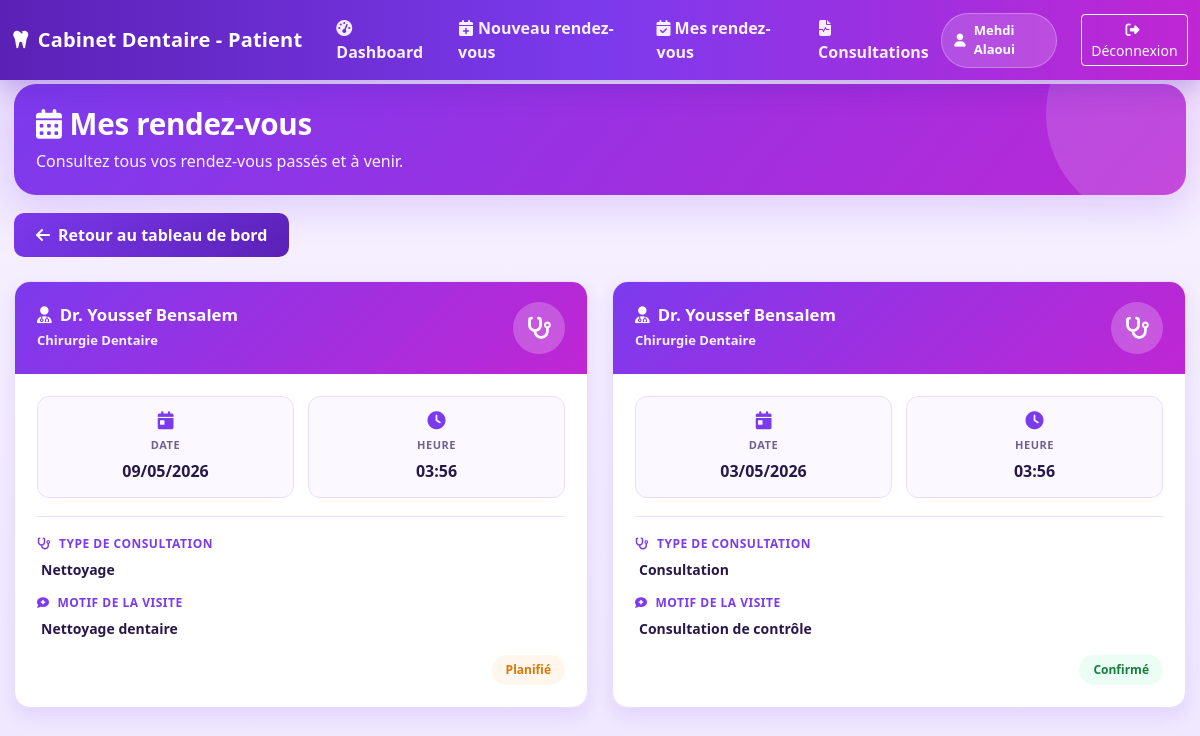
Screenshot of /public/index.php?route=/patient/rendez-vous (signed in) with the database file from the repository.
### tables this page shows
CREATE TABLE patients (
    id INT AUTO_INCREMENT PRIMARY KEY,
    user_id INT NOT NULL,
    age INT,
    telephone VARCHAR(20),
    adresse TEXT,
    date_naissance DATE,
    groupe_sanguin VARCHAR(5),
    allergies TEXT,
    observations TEXT,
    created_at TIMESTAMP DEFAULT CURRENT_TIMESTAMP,
    FOREIGN KEY (user_id) REFERENCES users(id) ON DELETE CASCADE,
    KEY idx_user_id (user_id)
);

CREATE TABLE users (
    id INT AUTO_INCREMENT PRIMARY KEY,
    nom VARCHAR(100) NOT NULL,
    prenom VARCHAR(100) NOT NULL,
    email VARCHAR(150) UNIQUE NOT NULL,
    password VARCHAR(255) NOT NULL,
    role ENUM('admin','dentiste','secretaire','patient') NOT NULL DEFAULT 'patient',
    created_at TIMESTAMP DEFAULT CURRENT_TIMESTAMP,
    KEY idx_email (email),
    KEY idx_role (role)
);

CREATE TABLE rendez_vous (
    id INT AUTO_INCREMENT PRIMARY KEY,
    patient_id INT NOT NULL,
    dentiste_id INT NOT NULL,
    secretaire_id INT,
    date_heure DATETIME NOT NULL,
    duree_minutes INT DEFAULT 30,
    motif TEXT,
    type_rendez_vous ENUM('consultation','nettoyage','extraction','traitement','blanchiment','radio','autre') DEFAULT 'consultation',
    statut ENUM('planifié','confirmé','annulé','complété','absent') DEFAULT 'planifié',
    notes TEXT,
    created_at TIMESTAMP DEFAULT CURRENT_TIMESTAMP,
    FOREIGN KEY (patient_id) REFERENCES patients(id) ON DELETE CASCADE,
    FOREIGN KEY (dentiste_id) REFERENCES dentistes(id) ON DELETE CASCADE,
    FOREIGN KEY (secretaire_id) REFERENCES secretaires(id) ON DELETE SET NULL,
    KEY idx_patient (patient_id),
    KEY idx_dentiste (dentiste_id),
    KEY idx_date (date_heure),
    KEY idx_statut (statut)
);

CREATE TABLE dentistes (
    id INT AUTO_INCREMENT PRIMARY KEY,
    user_id INT NOT NULL,
    specialite VARCHAR(100),
    numero_licence VARCHAR(50) UNIQUE,
    telephone VARCHAR(20),
    cabinet TEXT,
    created_at TIMESTAMP DEFAULT CURRENT_TIMESTAMP,
    FOREIGN KEY (user_id) REFERENCES users(id) ON DELETE CASCADE,
    KEY idx_user_id (user_id)
);

### app/core/controller.php (called while the page is built, shortened)
<?php
class Controller
{
    public function view($viewName, $data = [])
    {
        $viewPath = __DIR__ . '/../views/' . str_replace('.', '/', $viewName) . '.php';
        include $viewPath;
    }
}

### app/controllers/PatientController.php (called while the page is built, shortened)
<?php
class PatientController extends Controller
{
    public function rendezVous()
    {
        $user = Auth::user();
        $patientModel = new Patient();
        $patient = $patientModel->findByUserId($user['id']);
        $rendezVousModel = new RendezVous();
        $rendezVous = $rendezVousModel->getByPatientId($patient['id'] ?? 0);
        $this->view('patient.mes_rendezvous', [
            'user' => $user,
            'patient' => $patient,
            'rendezVous' => $rendezVous
        ]);
    }
}

### app/core/Auth.php (called while the page is built, shortened)
<?php
class Auth
{
    public static function check()
    {
        return isset($_SESSION['user_id']);
    }
    public static function user()
    {
        if (self::check()) {
            return [
                'id' => $_SESSION['user_id'] ?? null,
                'nom' => $_SESSION['user_nom'] ?? '',
                'prenom' => $_SESSION['user_prenom'] ?? '',
                'email' => $_SESSION['user_email'] ?? '',
                'role' => $_SESSION['user_role'] ?? ''
            ];
        }
        return null;
    }
}

### app/core/Model.php (called while the page is built, shortened)
<?php
class Model
{
    public function __construct()
    {
        try {
            $db = new Database();
            $this->pdo = $db->getPdo();
        } catch (Exception $e) {
            $this->debug_messages[] = "✗ Erreur initialisation Model : " . $e->getMessage();
        }
    }
}

### app/core/Database.php (called while the page is built, shortened)
<?php
class Database
{
    private $host = DB_HOST;
    private $dbname = DB_NAME;
    private $username = DB_USER;
    private $password = DB_PASSWORD;
    private $charset = DB_CHARSET;
    private $port = DB_PORT;
    private $pdo = null;
    public $debug_messages = [];
    private function loadConfiguration()
    {
        $configFile = ROOT_PATH . '/config.php';
        $this->host = defined('DB_HOST') ? DB_HOST : $this->host;
        $this->dbname = defined('DB_NAME') ? DB_NAME : $this->dbname;
        $this->username = defined('DB_USER') ? DB_USER : $this->username;
        $this->password = defined('DB_PASSWORD') ? DB_PASSWORD : $this->password;
        $this->port = defined('DB_PORT') ? (int) DB_PORT : $this->port;
        $this->charset = defined('DB_CHARSET') ? DB_CHARSET : $this->charset;
    }
    public function connect()
    {
        try {
            $hostsToTry = [$this->host];
            foreach (array_unique($hostsToTry) as $host) {
                try {
                    $dsn = "mysql:host={$host};port={$this->port};dbname={$this->dbname};charset={$this->charset}";
                    $this->pdo = new PDO($dsn, $this->username, $this->password, [
                        PDO::ATTR_ERRMODE => PDO::ERRMODE_EXCEPTION,
                        PDO::ATTR_DEFAULT_FETCH_MODE => PDO::FETCH_ASSOC,
                        PDO::ATTR_EMULATE_PREPARES => false,
                    ]);
                    $message = "✓ Connexion PDO réussie (host: {$host}, port: {$this->port}, dbname: {$this->dbname})";
                    $this->debug_messages[] = $message;
                    return $this->pdo;
                } catch (PDOException $e) {
                    $lastException = $e;
                }
            }
            throw new PDOException("Connexion PDO impossible sans message d'erreur.");
        } catch (PDOException $e) {
            $message = "✗ ERREUR PDO : " . $e->getMessage();
            $this->debug_messages[] = $message;
            die($message);
        }
    }
    public function getPdo()
    {
        return $this->pdo;
    }
    public function getDebugMessages()
    {
        return $this->debug_messages;
    }
}

### app/models/Patient.php (called while the page is built, shortened)
<?php
class Patient extends Model
{
    public function findByUserId($user_id)
    {
        try {
            $query = "SELECT p.*, u.nom, u.prenom, u.email FROM patients p
                     JOIN users u ON p.user_id = u.id
                     WHERE p.user_id = :user_id LIMIT 1";
            $stmt = $this->pdo->prepare($query);
            $stmt->bindParam(':user_id', $user_id);
            $stmt->execute();
            return $stmt->fetch(PDO::FETCH_ASSOC) ?: false;
        } catch (PDOException $e) {
            return false;
        }
    }
}

### app/models/RendezVous.php (called while the page is built, shortened)
<?php
class RendezVous extends Model
{
    public function getByPatientId($patient_id)
    {
        try {
            $query = "SELECT rv.*, d.specialite as dentiste_specialite, u.nom as dentiste_nom, u.prenom as dentiste_prenom
                     FROM rendez_vous rv
                     LEFT JOIN dentistes d ON rv.dentiste_id = d.id
                     LEFT JOIN users u ON d.user_id = u.id
                     WHERE rv.patient_id = :patient_id
                     ORDER BY rv.date_heure DESC";
            $stmt = $this->pdo->prepare($query);
            $stmt->bindParam(':patient_id', $patient_id);
            $stmt->execute();
            return $stmt->fetchAll(PDO::FETCH_ASSOC);
        } catch (PDOException $e) {
            error_log("Erreur PDO getByPatientId: " . $e->getMessage());
            return [];
        }
    }
    public function delete($id)
    {
        try {
            $query = "DELETE FROM rendez_vous WHERE id = :id";
            $stmt = $this->pdo->prepare($query);
            $stmt->bindParam(':id', $id);
            return $stmt->execute();
        } catch (PDOException $e) {
            error_log("Erreur PDO delete: " . $e->getMessage());
            return false;
        }
    }}
?>

### app/views/patient/mes_rendezvous.php (the view, shortened to what this page needs)
<!DOCTYPE html>
<html lang="fr">
<head>
    <link href="https://cdn.jsdelivr.net/npm/bootstrap@5.3.0/dist/css/bootstrap.min.css" rel="stylesheet">
    <link href="https://cdnjs.cloudflare.com/ajax/libs/font-awesome/6.4.0/css/all.min.css" rel="stylesheet">
    <link href="css/patient-theme.css" rel="stylesheet">
</head>
<body class="patient-body">
    <nav class="navbar navbar-expand-lg topbar fixed-top">
        <div class="container-fluid">
            <a class="navbar-brand" href="index.php?route=/patient/dashboard">
                <i class="fas fa-tooth me-2"></i>Cabinet Dentaire - Patient
            </a>
            <div class="collapse navbar-collapse" id="navbarNav">
                <ul class="navbar-nav me-auto">
                <li class="nav-item">
                        <a class="nav-link active" href="index.php?route=/patient/dashboard">
                            <i class="fas fa-tachometer-alt me-1"></i>Dashboard
                        </a>
                    </li>
                    <li class="nav-item">
                        <a class="nav-link" href="index.php?route=/patient/rendez-vous/create">
                            <i class="fas fa-calendar-plus me-1"></i>Nouveau rendez-vous
                        </a>
                    </li>
                    <li class="nav-item">
                        <a class="nav-link active" href="index.php?route=/patient/rendez-vous">
                            <i class="fas fa-calendar-check me-1"></i>Mes rendez-vous
                        </a>
                    </li>
                    <li class="nav-item">
                        <a class="nav-link" href="index.php?route=/patient/consultations">
                            <i class="fas fa-file-medical-alt me-1"></i>Consultations
                        </a>
                    </li>
                </ul>
                <div class="d-flex align-items-center">
                    <div class="patient-pill">
                        <i class="fas fa-user"></i>
                        <?php echo htmlspecialchars(($user['prenom'] ?? '') . ' ' . ($user['nom'] ?? '')); ?>
                    </div>
                    <a href="index.php?route=/logout" class="btn btn-outline-light btn-sm ms-3">
                        <i class="fas fa-sign-out-alt me-1"></i>Déconnexion
                    </a>
                </div>
            </div>
        </div>
    </nav>
    <div class="dashboard">
        <section class="welcome-banner">
            <h1 class="welcome-title"><i class="fas fa-calendar-alt me-2"></i>Mes rendez-vous</h1>
            <p class="welcome-sub">Consultez tous vos rendez-vous passés et à venir.</p>
        </section>
        <div class="mb-4">
            <a href="index.php?route=/patient/dashboard" class="btn btn-retour">
                <i class="fas fa-arrow-left me-2"></i>Retour au tableau de bord
            </a>
        </div>
        <?php if (empty($rendezVous)): ?>
            <div class="patient-empty-state">
                <i class="fas fa-calendar-times"></i>
                <h4>Aucun rendez-vous</h4>
                <p>Vous n'avez pas encore de rendez-vous planifié.</p>
                <a href="index.php?route=/patient/rendez-vous/create" class="btn btn-primary-custom">
                    <i class="fas fa-plus me-2"></i>Prendre un rendez-vous
                </a>
            </div>
        <?php else: ?>
            <div class="row g-4">
                <?php foreach ($rendezVous as $rdv): ?>
                    <div class="col-lg-6">
                        <article class="patient-rdv-card">
                            <div class="patient-rdv-card-header">
                                <div class="dentiste-info">
                                    <h5><i class="fas fa-user-md me-2"></i>Dr. <?php echo htmlspecialchars(($rdv['dentiste_prenom'] ?? '') . ' ' . ($rdv['dentiste_nom'] ?? '')); ?></h5>
                                    <p><?php echo htmlspecialchars($rdv['dentiste_specialite'] ?? 'Chirurgie dentaire'); ?></p>
                                </div>
                                <div class="dentiste-icon">
                                    <i class="fas fa-stethoscope"></i>
                                </div>
                            </div>
                            <div class="patient-rdv-card-body">
                                <div class="patient-rdv-datetime">
                                    <div class="patient-rdv-date">
                                        <i class="fas fa-calendar-day"></i>
                                        <div class="label">Date</div>
                                        <div class="value"><?php echo date('d/m/Y', strtotime($rdv['date_heure'] ?? '')); ?></div>
                                    </div>
                                    <div class="patient-rdv-time">
                                        <i class="fas fa-clock"></i>
                                        <div class="label">Heure</div>
                                        <div class="value"><?php echo date('H:i', strtotime($rdv['date_heure'] ?? '')); ?></div>
                                    </div>
                                </div>
                                <div class="patient-rdv-detail">
                                    <div class="detail-label">
                                        <i class="fas fa-stethoscope"></i>Type de consultation
                                    </div>
                                    <div class="detail-value">
                                        <?php echo htmlspecialchars(ucfirst($rdv['type_rendez_vous'] ?? 'Consultation')); ?>
                                    </div>
                                </div>
                                <div class="patient-rdv-detail">
                                    <div class="detail-label">
                                        <i class="fas fa-comment-medical"></i>Motif de la visite
                                    </div>
                                    <div class="detail-value">
                                        <?php echo htmlspecialchars($rdv['motif'] ?? 'Non spécifié'); ?>
                                    </div>
                                </div>
                                <div class="mt-3 text-end">
                                    <span class="status-badge status-<?php echo htmlspecialchars($rdv['statut'] ?? 'planifié', ENT_QUOTES, 'UTF-8'); ?>">
                                        <?php echo ucfirst($rdv['statut'] ?? 'planifié'); ?>
                                    </span>
                                </div>
                            </div>
                        </article>
                    </div>
                <?php endforeach; ?>
            </div>
        <?php endif; ?>
    </div>
</body>
</html>

### public/index.php (shortened to what this page needs)
<?php
spl_autoload_register(function ($class) {
    $controllerPath = APP_PATH . '/controllers/' . $class . '.php';
    if (file_exists($controllerPath)) {
        return;
    }
    $modelPath = APP_PATH . '/models/' . $class . '.php';
    if (file_exists($modelPath)) {
        return;
    }
    $corePath = APP_PATH . '/core/' . $class . '.php';
    if (file_exists($corePath)) {
        return;
    }
});
$routes = include ROOT_PATH . '/routes/web.php';
$method = $_SERVER['REQUEST_METHOD'];
$uri = isset($_GET['route']) ? $_GET['route'] : '/';
if (isset($routes[$method])) {
    if (isset($routes[$method][$uri])) {
        $route = $routes[$method][$uri];
    }
    if (isset($route)) {
        try {
            $actionName = $route[1];
            $controller = new $controllerName();
            $controller->$actionName();
        } catch (Exception $e) {
            die("✗ ERREUR lors de l'exécution : " . htmlspecialchars($e->getMessage()));
        }
    }
}
    ?>

### rows the page displays
patients: user.nom "Mehdi Alaoui"
rendez_vous: users.prenom+nom "Youssef Bensalem", dentiste.specialite "Chirurgie Dentaire", date_heure "09/05/2026", date_heure "03:56", type_rendez_vous "Nettoyage", motif "Nettoyage dentaire", statut "Planifié"
rendez_vous: users.prenom+nom "Youssef Bensalem", dentiste.specialite "Chirurgie Dentaire", date_heure "03/05/2026", date_heure "03:56", type_rendez_vous "Consultation", motif "Consultation de contrôle", statut "Confirmé"
